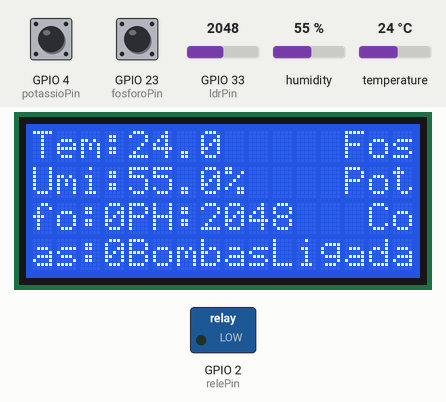
The sketch below on a simulated ESP32. Parts: 16×4 character LCD, switched loads named in the sketch (green lamp = pin HIGH). Inputs (shaded band) come from the test bench; at power-on: GPIO 33 (ldrPin) = 2048, humidity 55 %, GPIO 4 (potassioPin) HIGH, GPIO 23 (fosforoPin) HIGH, temperature 24 °C. What the sketch prints to the serial monitor is not drawn.

Above: at 1.2 s.
1.3 s: GPIO 33 (ldrPin) set to 11
At 8.3 s:
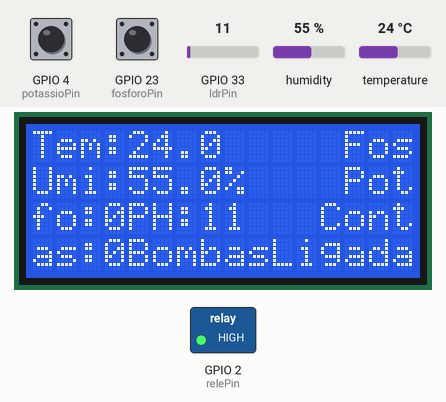
8.4 s: GPIO 33 (ldrPin) set to 8
At 9.2 s:
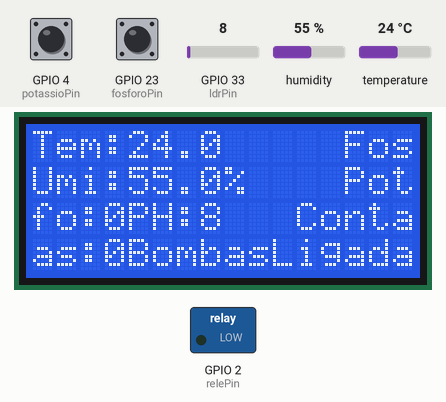
10.3 s: humidity set to 46 %
At 10.9 s:
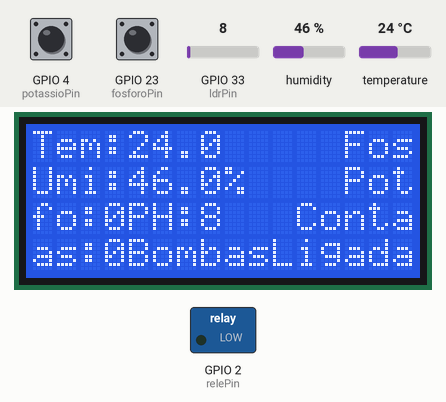
17.3 s: humidity set to 43 %
At 19.2 s:
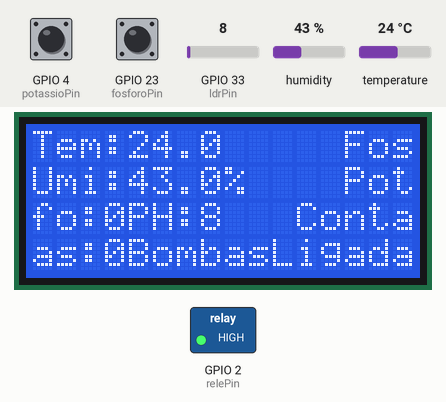
19.9 s: GPIO 4 (potassioPin) pulled LOW for 1.05 s
At 20.7 s:
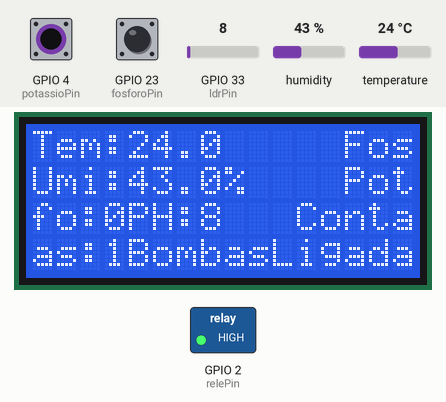
22.5 s: GPIO 23 (fosforoPin) pulled LOW for 1.05 s
At 23.4 s:
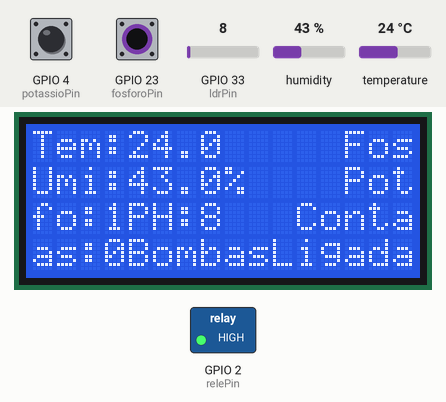
Timing chart, 0 to 25.5 s (numbered marks = the images above; inputs shaded):
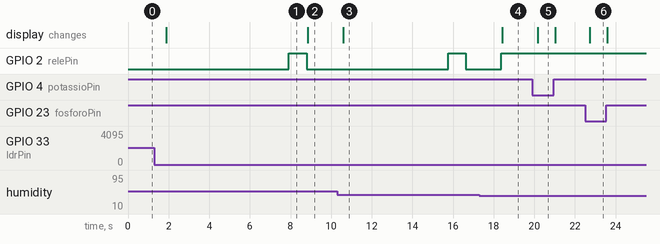

Measured:
- the behaviour switches between 10 and 9 on GPIO 33 (ldrPin) (found by bisection; images 1 and 2)
- the behaviour switches between 45 and 44 % on humidity (found by bisection; images 3 and 4)
- after the input at 1.3 s, the display: changes after 0.58 s (image 1)
- after the input at 8.4 s, the display: changes after 0.46 s (image 2)
- after the input at 10.3 s, the display: changes after 0.30 s (image 3)
- after the input at 17.3 s, GPIO 2 (relePin): LOW → HIGH after 1.1 s; the display: changes after 1.1 s (image 4)
- after the input at 19.9 s, the display: changes after 0.27 s (image 5)
- after the input at 22.5 s, the display: changes after 0.23 s (image 6)

The sketch:

sketch.ino
```cpp
#include <DHT.h>
#include <LiquidCrystal_I2C.h>

LiquidCrystal_I2C lcd(0x27, 16, 4);
int fosforoPin = 23;
int potassioPin = 4;
int ldrPin = 33;
int pinoDHT =  32;
int relePin = 2;
int releState = false;
int contador = 0;
DHT dht(pinoDHT, DHT22);

void setup() {
  Serial.begin(115200);
  // inicia o sensor dht
  dht.begin();
  //inicia o pin do rele
  pinMode(relePin, OUTPUT);
  //inicia os botoes
  pinMode(fosforoPin, INPUT_PULLUP);
  pinMode(potassioPin, INPUT_PULLUP);
  lcd.init();
  lcd.backlight();
  lcd.clear();
}

void loop() {
  lcd.setCursor(0,0);
  //pega o calor da temperatura e da umidade
  float temp = dht.readTemperature();
  float umi = dht.readHumidity();
  // pega o valor do sensor ldr
  int ldrvalue = analogRead(ldrPin);
  // seta os botoes do fosforo e do potassio
  int fosforoState = HIGH;
  fosforoState = digitalRead(fosforoPin);
  int postassioState = HIGH;
  postassioState = digitalRead(potassioPin);
  bool b = 0;
  // imprime o valor da temperatura e da umidade

  //Serial.print("Temperatura: ");
  Serial.print(temp);
  Serial.print(" ");
  //Serial.println("°C");
  //Serial.print("Umidade: ");
  Serial.println(umi);
 /*
  Serial.println("%");
  Serial.print("Valor do PH: ");
  Serial.println(ldrvalue);

  // detecta se os botoes foram pressionados
  if(fosforoState == LOW){
    Serial.println("Fosforo apertado ");
  }
  if(postassioState == LOW){
    Serial.println("Postassio apertado");
  }
*/
  if(umi > 95){
    contador = 0;
  }
  //caso a temperatura esteja acima dos 35 graus ou a umidade esteja abaixo dos 45
  // o rele ira ativar o led vermelho sinalizando o começo do processo de irrigação
  if(temp > 35 || umi < 45 || contador > 8){
    digitalWrite(relePin, HIGH);
   // Serial.println("Bombas de irrigação ligadas");
    b = 1;
    contador = 0;
  } else {
    digitalWrite(relePin, LOW);
   // Serial.println("Bombas de irrigação desligadas");
    b = 0;
  }
  Serial.println("-------");
  lcd.print("Tem:");
  lcd.print(temp, 1);
  lcd.print("     Fosfo:");
  lcd.print(!fosforoState);
  lcd.setCursor(0,1);
  lcd.print("Umi:");
  lcd.print(umi, 1);
  lcd.print("%    Potas:");
  lcd.print(!postassioState);
  lcd.setCursor(0,2);
  lcd.print("PH:");
  lcd.print(ldrvalue);
  lcd.print("   Contador:");
  lcd.print(contador);
  lcd.setCursor(0,3);
  lcd.print("BombasLigadas:");
  lcd.print(b);

  contador++;
  delay(800);
}
```
